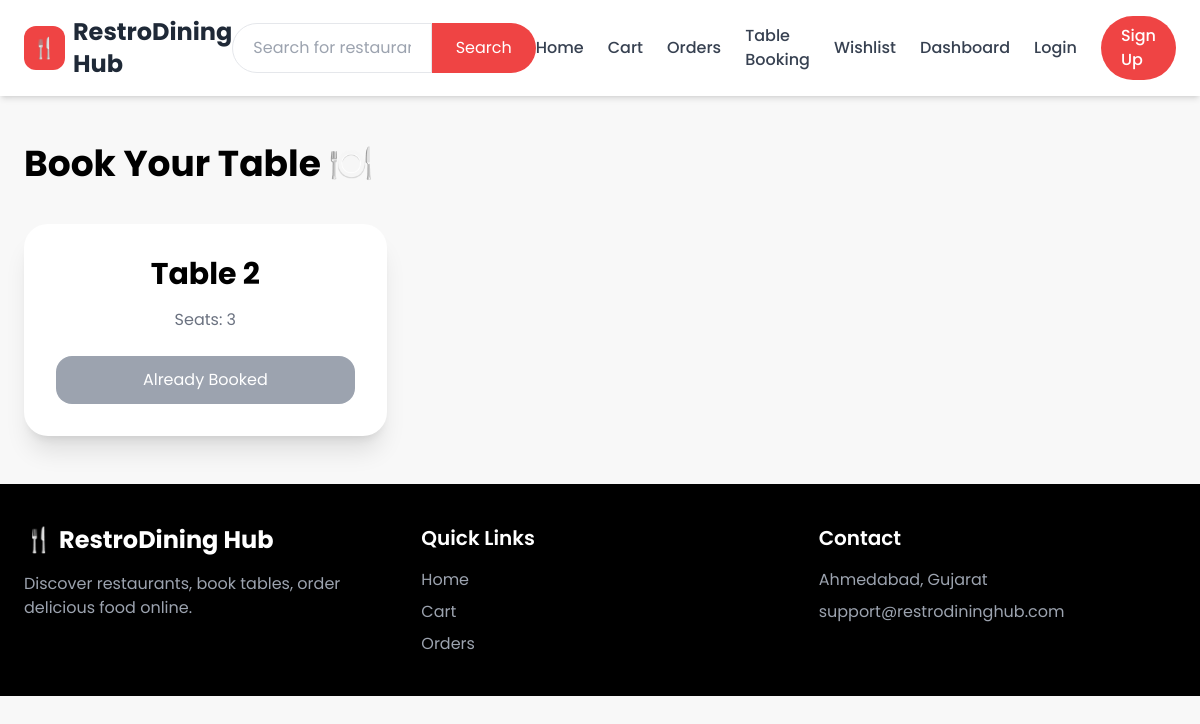
The app's page /tables/ with its own data.
### restaurant/models.py (models this page shows, shortened)
class Table(models.Model):
    table_number = models.IntegerField(unique=True)
    seats = models.IntegerField(default=4)
    is_booked = models.BooleanField(default=False)

### restaurant/views.py (the view)
# urls.py: path('tables/', views.select_table, name='select_table'),
def select_table(request):
    return render(request, 'tables.html', {
        'tables': Table.objects.all()
    })

### templates/tables.html
{% extends 'base.html' %}
{% block content %}
<div class="max-w-7xl mx-auto px-6 mt-12">
    <h1 class="text-4xl font-bold mb-10">
        Book Your Table 🍽️
    </h1>
    <div class="grid md:grid-cols-3 gap-8">
        {% for table in tables %}
        <div class="bg-white shadow-xl rounded-3xl p-8 text-center">
            <h2 class="text-3xl font-bold">
                Table {{ table.table_number }}
            </h2>
            <p class="mt-4 text-gray-500">
                Seats: {{ table.seats }}
            </p>
            {% if table.is_booked %}
            <button
            class="bg-gray-400 text-white px-6 py-3 rounded-2xl mt-6 w-full">
                Already Booked
            </button>
            {% else %}
            <a href="/book-table/{{ table.id }}/"
               class="block bg-red-500 hover:bg-red-600 text-white px-6 py-3 rounded-2xl mt-6">
                Book Now
            </a>
            {% endif %}
        </div>
        {% endfor %}
    </div>
</div>
{% endblock %}

### templates/base.html (style rules this page uses)
* { font-family: 'Poppins', sans-serif; }
body { background: #f8f8f8; }

### records on screen
Table: table_number "2", seats "3", is_booked "Already Booked"
